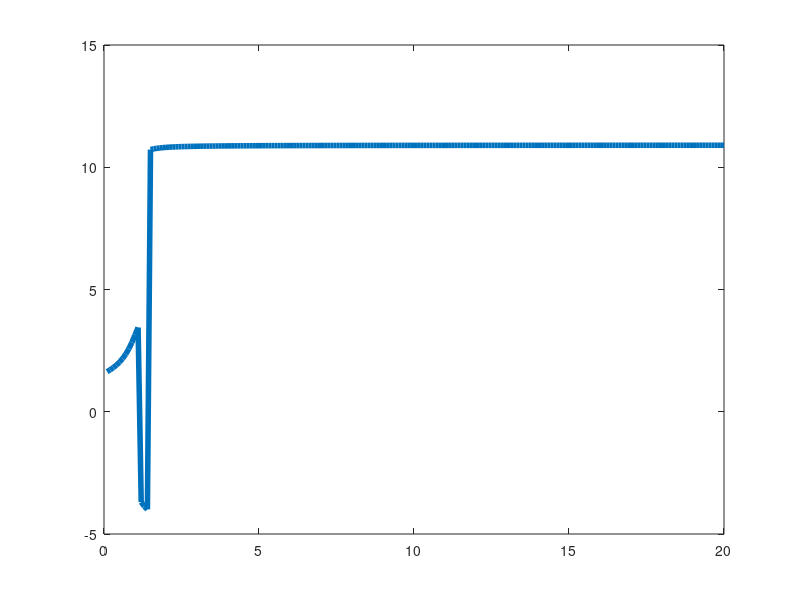

Recreate this plot in MATLAB.
% 估算sin(t)/t + (1-b)/b*cos(t) = 0 的根的上界，
% b是参数，t是变量
% f(x) = sin(x)/x + (1-b)/b*cos(x)

b = 0.1:0.1:20;
l_b = length(b);
t0 = 1;
t = zeros(l_b,1);

for i = 1:l_b
    bi = b(i);
    func = @(x) sin(x)/x + (1-bi)/bi*cos(x);

    t(i) = fzero(func, t0);
end

figure
plot(b,t,'LineWidth',4)
